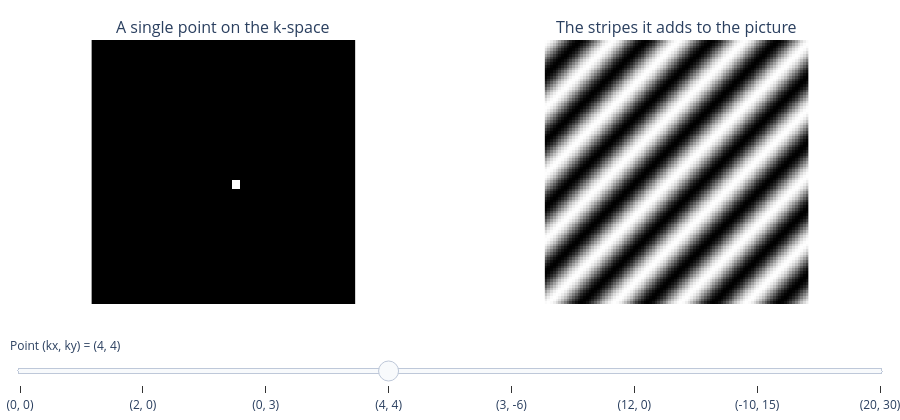

The notebook cell this image was saved under:
### Code cell
#| label: figWaves
n = P.N
y, x = np.mgrid[0:n, 0:n]
points = [(0, 0), (0, 2), (3, 0), (4, 4), (-6, 3), (0, 12), (15, -10), (30, 20)]
frames = []
for ky, kx in points:
    canvas = np.zeros((n, n))
    cy, cx = n // 2 + ky, n // 2 + kx
    canvas[max(cy - 1, 0):cy + 2, max(cx - 1, 0):cx + 2] = 1
    wave = np.cos(2 * np.pi * (kx * x + ky * y) / n)
    frames.append([P.to_u8(canvas), P.to_u8((wave + 1) / 2, 1)])
fig = P.slider_panels(frames, [f"({kx}, {ky})" for ky, kx in points],
                      ["A single point on the k-space", "The stripes it adds to the picture"],
                      default=3, prefix="Point (kx, ky) = ")
fig

### Figure 1 — Plotly figure (JSON) as saved in the notebook; plotly's stock layout.template omitted (floating-point values rounded to 4 significant figures; data arrays with more than 128 entries replaced by an {"elided": "..."} marker saying what was removed)
{"data": [{"colorscale": [[0, "black"], [1, "white"]], "hovertemplate": "row %{y}, col %{x}<extra></extra>", "showscale": false, "type": "heatmap", "visible": false, "xaxis": "x", "yaxis": "y", "z": {"elided": "96x96 int values"}, "zmax": 255, "zmin": 0}, {"colorscale": [[0, "black"], [1, "white"]], "hovertemplate": "row %{y}, col %{x}<extra></extra>", "showscale": false, "type": "heatmap", "visible": false, "xaxis": "x2", "yaxis": "y2", "z": {"elided": "96x96 int values"}, "zmax": 255, "zmin": 0}, {"colorscale": [[0, "black"], [1, "white"]], "hovertemplate": "row %{y}, col %{x}<extra></extra>", "showscale": false, "type": "heatmap", "visible": false, "xaxis": "x", "yaxis": "y", "z": {"elided": "96x96 int values"}, "zmax": 255, "zmin": 0}, {"colorscale": [[0, "black"], [1, "white"]], "hovertemplate": "row %{y}, col %{x}<extra></extra>", "showscale": false, "type": "heatmap", "visible": false, "xaxis": "x2", "yaxis": "y2", "z": {"elided": "96x96 int values"}, "zmax": 255, "zmin": 0}, {"colorscale": [[0, "black"], [1, "white"]], "hovertemplate": "row %{y}, col %{x}<extra></extra>", "showscale": false, "type": "heatmap", "visible": false, "xaxis": "x", "yaxis": "y", "z": {"elided": "96x96 int values"}, "zmax": 255, "zmin": 0}, {"colorscale": [[0, "black"], [1, "white"]], "hovertemplate": "row %{y}, col %{x}<extra></extra>", "showscale": false, "type": "heatmap", "visible": false, "xaxis": "x2", "yaxis": "y2", "z": {"elided": "96x96 int values"}, "zmax": 255, "zmin": 0}, {"colorscale": [[0, "black"], [1, "white"]], "hovertemplate": "row %{y}, col %{x}<extra></extra>", "showscale": false, "type": "heatmap", "visible": true, "xaxis": "x", "yaxis": "y", "z": {"elided": "96x96 int values"}, "zmax": 255, "zmin": 0}, {"colorscale": [[0, "black"], [1, "white"]], "hovertemplate": "row %{y}, col %{x}<extra></extra>", "showscale": false, "type": "heatmap", "visible": true, "xaxis": "x2", "yaxis": "y2", "z": {"elided": "96x96 int values"}, "zmax": 255, "zmin": 0}, {"colorscale": [[0, "black"], [1, "white"]], "hovertemplate": "row %{y}, col %{x}<extra></extra>", "showscale": false, "type": "heatmap", "visible": false, "xaxis": "x", "yaxis": "y", "z": {"elided": "96x96 int values"}, "zmax": 255, "zmin": 0}, {"colorscale": [[0, "black"], [1, "white"]], "hovertemplate": "row %{y}, col %{x}<extra></extra>", "showscale": false, "type": "heatmap", "visible": false, "xaxis": "x2", "yaxis": "y2", "z": {"elided": "96x96 int values"}, "zmax": 255, "zmin": 0}, {"colorscale": [[0, "black"], [1, "white"]], "hovertemplate": "row %{y}, col %{x}<extra></extra>", "showscale": false, "type": "heatmap", "visible": false, "xaxis": "x", "yaxis": "y", "z": {"elided": "96x96 int values"}, "zmax": 255, "zmin": 0}, {"colorscale": [[0, "black"], [1, "white"]], "hovertemplate": "row %{y}, col %{x}<extra></extra>", "showscale": false, "type": "heatmap", "visible": false, "xaxis": "x2", "yaxis": "y2", "z": {"elided": "96x96 int values"}, "zmax": 255, "zmin": 0}, {"colorscale": [[0, "black"], [1, "white"]], "hovertemplate": "row %{y}, col %{x}<extra></extra>", "showscale": false, "type": "heatmap", "visible": false, "xaxis": "x", "yaxis": "y", "z": {"elided": "96x96 int values"}, "zmax": 255, "zmin": 0}, {"colorscale": [[0, "black"], [1, "white"]], "hovertemplate": "row %{y}, col %{x}<extra></extra>", "showscale": false, "type": "heatmap", "visible": false, "xaxis": "x2", "yaxis": "y2", "z": {"elided": "96x96 int values"}, "zmax": 255, "zmin": 0}, {"colorscale": [[0, "black"], [1, "white"]], "hovertemplate": "row %{y}, col %{x}<extra></extra>", "showscale": false, "type": "heatmap", "visible": false, "xaxis": "x", "yaxis": "y", "z": {"elided": "96x96 int values"}, "zmax": 255, "zmin": 0}, {"colorscale": [[0, "black"], [1, "white"]], "hovertemplate": "row %{y}, col %{x}<extra></extra>", "showscale": false, "type": "heatmap", "visible": false, "xaxis": "x2", "yaxis": "y2", "z": {"elided": "96x96 int values"}, "zmax": 255, "zmin": 0}], "layout": {"annotations": [{"font": {"size": 16}, "showarrow": false, "text": "A single point on the k-space", "x": 0.2425, "xanchor": "center", "xref": "paper", "y": 1, "yanchor": "bottom", "yref": "paper"}, {"font": {"size": 16}, "showarrow": false, "text": "The stripes it adds to the picture", "x": 0.7575, "xanchor": "center", "xref": "paper", "y": 1, "yanchor": "bottom", "yref": "paper"}], "height": 420, "margin": {"b": 10, "l": 10, "r": 10, "t": 40}, "sliders": [{"active": 3, "currentvalue": {"prefix": "Point (kx, ky) = "}, "pad": {"t": 30}, "steps": [{"args": [{"visible": [true, true, false, false, false, false, false, false, false, false, false, false, false, false, false, false]}], "label": "(0, 0)", "method": "update"}, {"args": [{"visible": [false, false, true, true, false, false, false, false, false, false, false, false, false, false, false, false]}], "label": "(2, 0)", "method": "update"}, {"args": [{"visible": [false, false, false, false, true, true, false, false, false, false, false, false, false, false, false, false]}], "label": "(0, 3)", "method": "update"}, {"args": [{"visible": [false, false, false, false, false, false, true, true, false, false, false, false, false, false, false, false]}], "label": "(4, 4)", "method": "update"}, {"args": [{"visible": [false, false, false, false, false, false, false, false, true, true, false, false, false, false, false, false]}], "label": "(3, -6)", "method": "update"}, {"args": [{"visible": [false, false, false, false, false, false, false, false, false, false, true, true, false, false, false, false]}], "label": "(12, 0)", "method": "update"}, {"args": [{"visible": [false, false, false, false, false, false, false, false, false, false, false, false, true, true, false, false]}], "label": "(-10, 15)", "method": "update"}, {"args": [{"visible": [false, false, false, false, false, false, false, false, false, false, false, false, false, false, true, true]}], "label": "(20, 30)", "method": "update"}]}], "xaxis": {"anchor": "y", "constrain": "domain", "domain": [0, 0.485], "scaleanchor": "y", "visible": false}, "xaxis2": {"anchor": "y2", "constrain": "domain", "domain": [0.515, 1], "scaleanchor": "y2", "visible": false}, "yaxis": {"anchor": "x", "autorange": "reversed", "constrain": "domain", "domain": [0, 1], "visible": false}, "yaxis2": {"anchor": "x2", "autorange": "reversed", "constrain": "domain", "domain": [0, 1], "visible": false}}}
